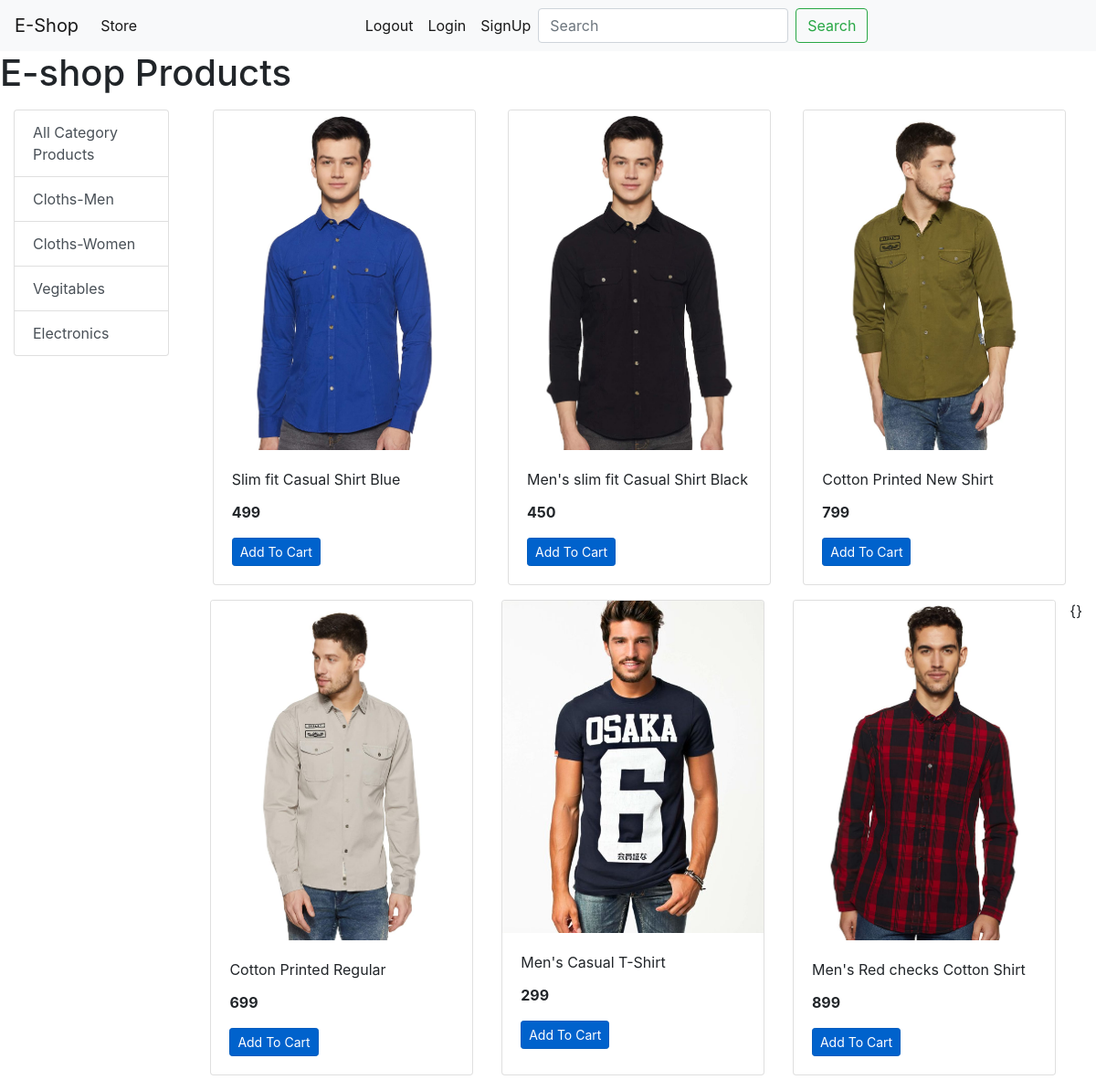
/?category=1, run on the app's committed database.
### store/models/category.py (models this page shows, shortened)
class Category(models.Model):
    name = models.CharField(max_length=20)
    @staticmethod
    def get_all_categories():
        return Category.objects.all()

### store/models/product.py (models this page shows, shortened)
class Product(models.Model):
    name = models.CharField(max_length=50)
    price = models.IntegerField(default=0)
    description = models.CharField(max_length=200,default='')
    image = models.ImageField(upload_to='uploads/products/')
    category = models.ForeignKey(Category,on_delete=models.CASCADE,default=1)
    @staticmethod
    def get_all_products_by_categoryid(category_id):
        if category_id:
            return Product.objects.filter(category = category_id)
        else:
            return Product.get_all_products()

### store/views/home.py (the view)
# urls.py: path('',home.index,name='homepage'),
def index(request):
    prods = None
    catergory = Category.get_all_categories()
    categoryID=request.GET.get('category')
    if categoryID:
        prods = Product.get_all_products_by_categoryid(categoryID)
    else:
        prods = Product.get_all_products()
    data={}
    data['product'] = prods
    data['categories'] = catergory
    print(request.session.get('customer_email'))
    return render(request,'index.html',data)

### store/templates/index.html
{% extends 'base.html' %}
{% block content %}
    <h1>E-shop Products</h1>
    <div class="container-fluid mt-3">
    <div class="row">
<div class="col-lg-2">
        <div class="list-group">
            <a href="/" class="list-group-item list-group-item-action">All Category Products</a>
            {% for category in categories %}
            <a href="/?category={{category.id}}" class="list-group-item list-group-item-action">{{category.name}}</a>
            {% endfor %}
        </div>
</div>
        <div id="products" class="col-lg-10">
            <div class="row mx-auto">
             {% for prod in product %}
             <div class="card mx-auto mb-3" style="width: 18rem;">
                <img src="{{prod.image.url}}" class="card-img-top" alt="...">
                <div class="card-body">
                  <p class="card-title">{{prod.name}}</p>
                  <p class="card-text"><b>{{prod.price}}</b></p>
                  <a href="#" class="btn btn-primary btn-sm active" role="button" aria-pressed="true">Add To Cart</a>
                </div>
              </div>
             {% endfor %}{}
            </div>
        </div>
    </div>
{% endblock %}

### data on the page
Category: name "Cloths-Men"
Category: name "Cloths-Women"
Category: name "Vegitables"
Category: name "Electronics"
Product: image (picture), name "Slim fit Casual Shirt Blue", price "499"
Product: image (picture), name "Men's slim fit Casual Shirt Black", price "450"
Product: image (picture), name "Cotton Printed New Shirt", price "799"
Product: image (picture), name "Cotton Printed Regular", price "699"
Product: image (picture), name "Men's Casual T-Shirt", price "299"
Product: image (picture), name "Men's Red checks Cotton Shirt", price "899"
